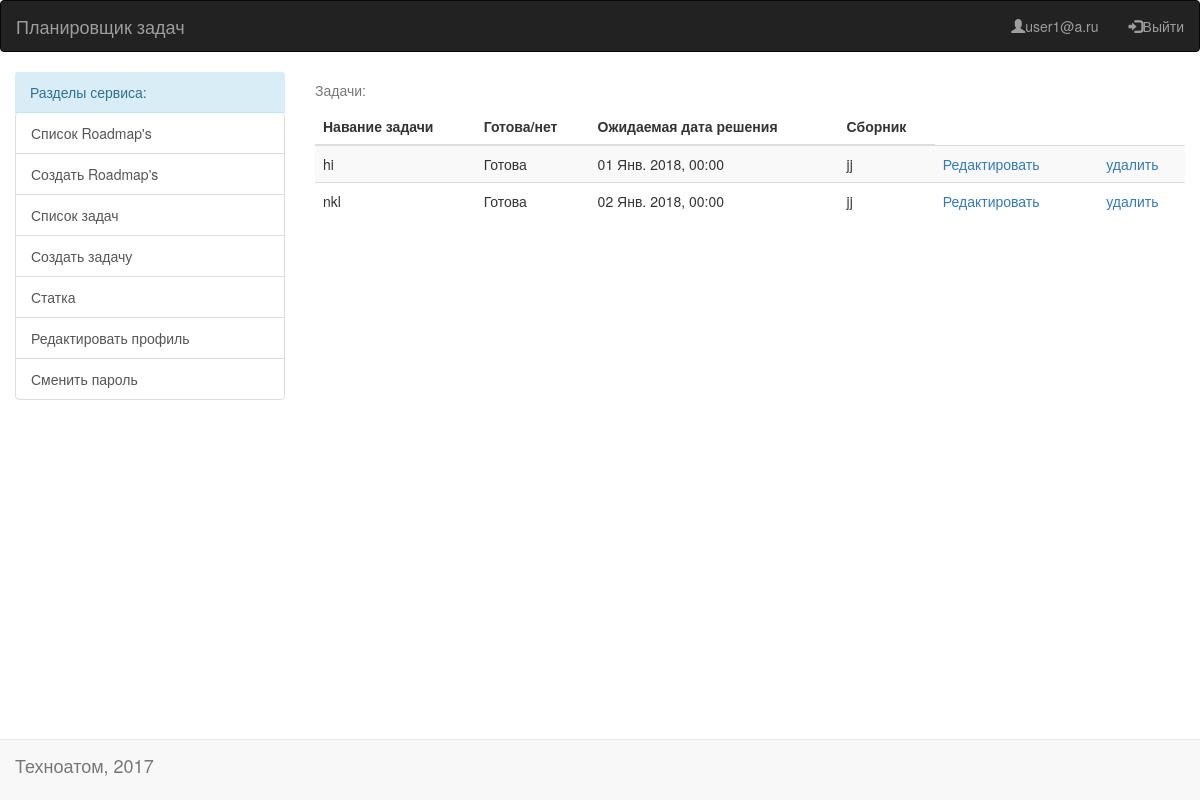
Page /viewTasks/ (signed in) on the committed database.
### create/models.py (models this page shows)
class TaskUser(AbstractUser):
    email = models.EmailField(verbose_name='Почта:', unique=True, primary_key=True)
    phone = models.CharField(max_length=10, verbose_name='Телефон:')
    age = models.IntegerField(verbose_name='Возраст:', null=True, blank=True)
    region = models.CharField(max_length=20, verbose_name='Регион:', blank=True, null=True)
    username = models.CharField(max_length=10, verbose_name='Имя которое не нужно:', blank=True, null=True) # не убрать(
    first_name = models.CharField(_('first name'), max_length=30)  # переопределённые поля
    last_name = models.CharField(_('last name'), max_length=150)
    REQUIRED_FIELDS = ['phone', 'first_name', 'last_name', 'username'] # 'username'
    USERNAME_FIELD = 'email'

class Task(models.Model):
    user = models.ForeignKey(settings.AUTH_USER_MODEL, on_delete=models.CASCADE)
    roadmap = models.ForeignKey('Roadmap', on_delete=models.CASCADE)
    title = models.CharField(max_length=50, verbose_name='Название задачи:')
    state = models.BooleanField(verbose_name='Задача решена?', default=False)  # models.CharField(max_length=11, verbose_name='статус:')
    estimate = models.DateTimeField(verbose_name='Срок выполнения:')
    creation_date = models.DateTimeField(null=True)

class Roadmap(models.Model):
    user = models.ForeignKey(settings.AUTH_USER_MODEL, on_delete=models.CASCADE)
    roadmap_name = models.CharField(max_length=50, verbose_name='Название Roadmap:')

### create/views.py (the view)
# urls.py: url(r'^viewTasks/$', all_tasks, name='all_tasks'),
@login_required
def all_tasks(request):
    tasks = Task.objects.filter(user=request.user)
    return render(
        request, 'alltasks.html',
        {'tasks': tasks.order_by('state', 'estimate')}
    )

### templates/alltasks.html (shortened to what this page needs)
{% extends "base.html" %}
{% block content %}
{% if tasks.exists %}
{% load tz %}
{% get_current_timezone as TIME_ZONE %}
<table class="table table-striped">
    <caption>Задачи:</caption>
    <thead>
    <tr>
        <th>Навание задачи</th>
        <th>Готова/нет</th>
        <th>Ожидаемая дата решения</th>
        <th>Сборник</th>
    </tr>
    </thead>
    {% for task in tasks %}
    <tr>
        <td>{{ task.title }}</td>
        <td>{% if task.state %} Готова {% else %} Надо доделать {% endif %}</td>
        {% timezone TIME_ZONE %}
        <td>{{ task.estimate|date:"d N Y, H:i" }}</td>
        {% endtimezone %}
        <td>{{ task.roadmap.roadmap_name }}</td>
        <td><a href={% url 'edit_tsk' task.id %}>Редактировать</a></td>
        <td>{% if not task.state %} <a href={% url 'task_ready' task.id %}>задача решена</a>{% endif %}</td>
        <td><a href={% url 'del_tsk' task.id %}>удалить</a></td>
    </tr>
    {% endfor %}
</table>
{% else %}
<div class="well">Задачи отсутствуют</div>
{% endif %}
{% endblock %}

### templates/base.html (shortened to what this page needs)
{% load staticfiles %}
<!DOCTYPE html>
<html>
    <head>
    </head>
    <link rel="stylesheet" type="text/css" href="{% static 'css/bootstrap.css' %}" />
<body>
<nav class="navbar navbar-inverse">
    <div class="container-fluid">
        <div class="navbar-header">
            <a class="navbar-brand" href="#">Планировщик задач</a>
        </div>
        <ul class="nav navbar-nav navbar-right">
        {% if request.user.is_authenticated %}
        <li><a href="{% url 'acc_view' %}"><span class="glyphicon glyphicon-user"></span>{{ request.user.email }}</a></li>
        <li><a href="{% url 'logout_view' %}"><span class="glyphicon glyphicon-log-in"></span>Выйти</a></li>
        {% else %}
        <li><a href="{% url 'reg' %}"><span class="glyphicon glyphicon-user"></span>Зарегаться без SMS и..</a></li>
        <li><a href="{% url 'login' %}"><span class="glyphicon glyphicon-log-in"></span>Войти</a></li>
        {% endif %}
    </ul>
  </div>
</nav>
<nav class="navbar navbar-default navbar-fixed-bottom">
    <div class="container-fluid">
        <div class="navbar-header">
            <p class="navbar-brand">Техноатом, 2017</p>
        </div>
    </div>
</nav>
  <div class="col-sm-3">
      {% if request.user.is_authenticated %}
      <div class="panel-info">
          <div class="panel-heading">Разделы сервиса:</div>
          <div class="list-group">
              <a href="{% url 'all_roadmap' %}" class="list-group-item">Список Roadmap's</a>
              <a href="{% url 'create_roadmap' %}" class="list-group-item">Создать Roadmap's</a>
              <a href="{% url 'all_tasks' %}" class="list-group-item">Список задач</a>
              <a href="{% url 'create_task' %}" class="list-group-item">Создать задачу</a>
              <a href="{% url 'stats_all' %}" class="list-group-item">Статка</a>
              <a href="{% url 'acc_edit' %}" class="list-group-item">Редактировать профиль</a>
              <a href="{% url 'password_change' %}" class="list-group-item">Сменить пароль</a>
          </div>
      </div>
      {% endif %}
  </div>
    <div class="col-sm-9">
    {% block content %}{% endblock %}
    </div>
            </body>
</html>

### rows in the picture
TaskUser: user.email "user1@a.ru"
Task: title "hi", state "Готова", estimate "01 Янв. 2018, 00:00", roadmap.roadmap_name "jj"
Task: title "nkl", state "Готова", estimate "02 Янв. 2018, 00:00", roadmap.roadmap_name "jj"
